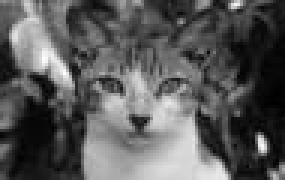
#> input picture CITRA 1.jpg, 95 x 60 px, found by its file name (shown 3 times larger)
$ jupyter execute PCD_Assignment01.ipynb
#> lines starting #> are read from the running program, lines starting #| are printed output that depends on the picture
<a href="https://colab.research.google.com/github/dwiiittt/Tugas-Pengolahan-Citra-Digital/blob/main/PCD_Assignment01.ipynb" target="_parent"></a>

**TUGAS 1 Pengolahan Citra Digital**

1.   Nama  :Dwi Gusna
2.   NIM   :25/567390/PPA/07146

Downsampling Matriks Menggunakan Max, Mean, Median

[cell 1]
import numpy as np
import matplotlib.pyplot as plt

# Matriks awal 4x4
matrix = np.array([
    [3, 7, 8, 2],
    [6, 5, 9, 4],
    [8, 3, 2, 1],
    [0, 9, 3, 2]
])

def downsample_average(mat, block_size=2):
#> called with mat = array of shape (4, 4), block_size = 2
    h, w = mat.shape
    new_h, new_w = h // block_size, w // block_size
    out = np.zeros((new_h, new_w), dtype=int)
    for i in range(new_h):
        for j in range(new_w):
            block = mat[i*block_size:(i+1)*block_size, j*block_size:(j+1)*block_size]
            out[i, j] = int(np.mean(block).round())
    return out

def downsample_median(mat, block_size=2):
#> called with mat = array of shape (4, 4), block_size = 2
    h, w = mat.shape
    new_h, new_w = h // block_size, w // block_size
    out = np.zeros((new_h, new_w), dtype=int)
    for i in range(new_h):
        for j in range(new_w):
            block = mat[i*block_size:(i+1)*block_size, j*block_size:(j+1)*block_size]
            out[i, j] = int(round(np.median(block)))  # dibulatkan
    return out

def downsample_max(mat, block_size=2):
#> called with mat = array of shape (4, 4), block_size = 2
    h, w = mat.shape
    new_h, new_w = h // block_size, w // block_size
    out = np.zeros((new_h, new_w), dtype=int)
    for i in range(new_h):
        for j in range(new_w):
            block = mat[i*block_size:(i+1)*block_size, j*block_size:(j+1)*block_size]
            out[i, j] = int(np.max(block))
    return out

avg_result = downsample_average(matrix)
med_result = downsample_median(matrix)
max_result = downsample_max(matrix)

print("Matrix Asli (4x4):\n", matrix)
print("\nDownsample (Average):\n", avg_result)
print("\nDownsample (Median):\n", med_result)
print("\nDownsample (Max):\n", max_result)

fig, axes = plt.subplots(1, 4, figsize=(12, 4))

datasets = [matrix, avg_result, med_result, max_result]
titles = ["Original (4x4)", "Downsample - Average", "Downsample - Median", "Downsample - Max"]

for ax, data, title in zip(axes, datasets, titles):
    im = ax.imshow(data, cmap="gray", vmin=matrix.min(), vmax=matrix.max())
    ax.set_title(title)
    fig.colorbar(im, ax=ax, fraction=0.046, pad=0.04)
    ax.axis("off")

plt.tight_layout()
plt.show()
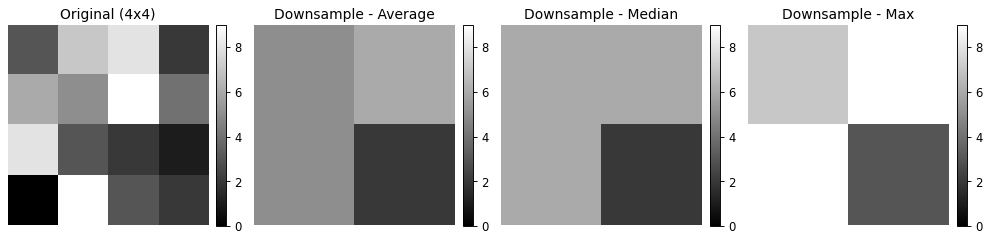
#> figure drawn by matplotlib, 8 panels

Downsampling Gambar Menggunakan Max, Mean, Median

[cell 2]
import numpy as np
import matplotlib.pyplot as plt
from PIL import Image

img = Image.open("/content/sample_data/CITRA 1.jpg").convert("L")
matrix = np.array(img)

print("Ukuran asli gambar:", matrix.shape)
#| Ukuran asli gambar: (60, 95)

def downsample_average(mat, block_size=2):
    h, w = mat.shape
    new_h, new_w = h // block_size, w // block_size
    out = np.zeros((new_h, new_w), dtype=int)
    for i in range(new_h):
        for j in range(new_w):
            block = mat[i*block_size:(i+1)*block_size, j*block_size:(j+1)*block_size]
            out[i, j] = int(np.mean(block).round())
    return out

def downsample_median(mat, block_size=2):
    h, w = mat.shape
    new_h, new_w = h // block_size, w // block_size
    out = np.zeros((new_h, new_w), dtype=int)
    for i in range(new_h):
        for j in range(new_w):
            block = mat[i*block_size:(i+1)*block_size, j*block_size:(j+1)*block_size]
            out[i, j] = int(round(np.median(block)))
    return out

def downsample_max(mat, block_size=2):
    h, w = mat.shape
    new_h, new_w = h // block_size, w // block_size
    out = np.zeros((new_h, new_w), dtype=int)
    for i in range(new_h):
        for j in range(new_w):
            block = mat[i*block_size:(i+1)*block_size, j*block_size:(j+1)*block_size]
            out[i, j] = int(np.max(block))
    return out

avg_result = downsample_average(matrix)
#> after the loop in downsample_average, `for i in range(new_h):`:
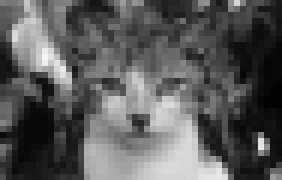
#> out: shape (30, 47) int64 (shown 6 times larger); min 2, max 246, mean 90
med_result = downsample_median(matrix)
max_result = downsample_max(matrix)
#> after the loop in downsample_max, `for i in range(new_h):`:
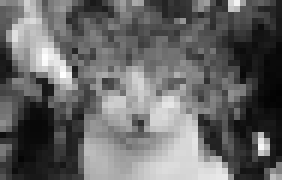
#> out: shape (30, 47) int64 (shown 6 times larger); min 2, max 255, mean 102.6

fig, axes = plt.subplots(1, 4, figsize=(14, 4))

datasets = [matrix, avg_result, med_result, max_result]
titles = ["Original", "Downsample - Average", "Downsample - Median", "Downsample - Max"]

for ax, data, title in zip(axes, datasets, titles):
    ax.imshow(data, cmap="gray", vmin=0, vmax=255)
    ax.set_title(title)
    ax.axis("off")
#> this loop made 4 passes
#> title on passes 1 to 4: 'Original', 'Downsample - Average', 'Downsample - Median', 'Downsample - Max'

plt.tight_layout()
plt.show()
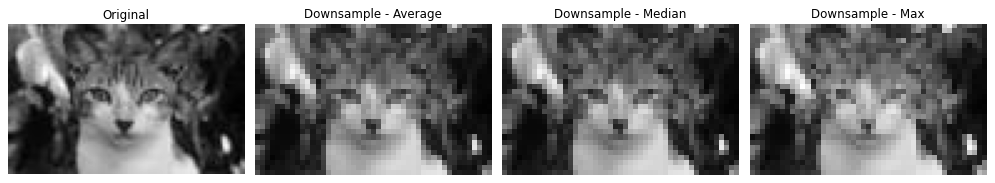
#> figure drawn by matplotlib, 4 panels

Upsampling Matriks Menggunakan Nearest Neighbor

[cell 3]
import numpy as np
import matplotlib.pyplot as plt

# Matriks asli 3x3 (
img = np.array([
    [2, 6, 8],
    [1, 3, 7],
    [4, 5, 9]
])

print("Matriks Asli (3x3):")
print(img)
\

def upsample_min_neighbor(img, new_h, new_w):
    h, w = img.shape
    out = np.zeros((new_h, new_w), dtype=img.dtype)  # matriks hasil

    for i in range(new_h):
        for j in range(new_w):
            src_x = i * (h-1) / (new_h-1)
            src_y = j * (w-1) / (new_w-1)
            x1, x2 = int(np.floor(src_x)), int(np.ceil(src_x))
            y1, y2 = int(np.floor(src_y)), int(np.ceil(src_y))
            neighbors = [
                img[x1, y1],
                img[x1, y2],
                img[x2, y1],
                img[x2, y2]
            ]

            # Pilih nilai terkecil
            out[i, j] = min(neighbors)

    return out


up_img = upsample_min_neighbor(img, 5, 5)

print("\nHasil Upsampling (5x5):")
print(up_img)

plt.figure(figsize=(8,4))

plt.subplot(1,2,1)
plt.title("Asli (3x3)")
plt.imshow(img, cmap='gray', interpolation='nearest')
plt.colorbar()

plt.subplot(1,2,2)
plt.title("Upsampled (5x5) - Min Neighbor")
plt.imshow(up_img, cmap='gray', interpolation='nearest')
plt.colorbar()

plt.show()
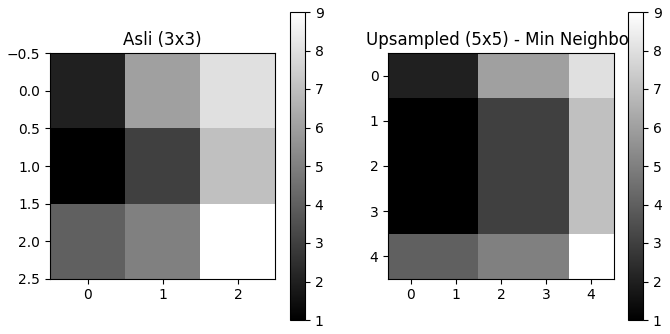
#> figure drawn by matplotlib, 4 panels

Upsampling Gamber menggunakan Nearest Neighbor

[cell 4]
import numpy as np
import matplotlib.pyplot as plt
from PIL import Image


img = Image.open("/content/sample_data/CITRA 1.jpg").convert("L")
img_array = np.array(img)

print("Ukuran gambar asli:", img_array.shape)
#| Ukuran gambar asli: (60, 95)

# Fungsi Upsampling (ambil tetangga terkecil)
def upsample_min_neighbor(img, new_h, new_w):
    h, w = img.shape
    out = np.zeros((new_h, new_w), dtype=img.dtype)

    for i in range(new_h):
        for j in range(new_w):
            src_x = i * (h-1) / (new_h-1)
            src_y = j * (w-1) / (new_w-1)
            x1, x2 = int(np.floor(src_x)), int(np.ceil(src_x))
            y1, y2 = int(np.floor(src_y)), int(np.ceil(src_y))
            neighbors = [img[x1, y1],
                         img[x1, y2],
                         img[x2, y1],
                         img[x2, y2]]
            out[i, j] = min(neighbors)
    return out

new_h, new_w = img_array.shape[0]*2-1, img_array.shape[1]*2-1
#> new_h = 119; new_w = 189
up_img = upsample_min_neighbor(img_array, new_h, new_w)
#> after the loop in upsample_min_neighbor, `for i in range(new_h):`:
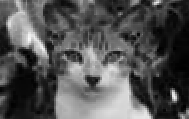
#> out: shape (119, 189); min 0, max 255, mean 83

print("Ukuran gambar hasil:", up_img.shape)
#| Ukuran gambar hasil: (119, 189)

plt.figure(figsize=(10,5))
plt.subplot(1,2,1)
plt.title("Asli")
plt.imshow(img_array, cmap="gray")
plt.axis("off")

plt.subplot(1,2,2)
plt.title("Upsampled (Min Neighbor)")
plt.imshow(up_img, cmap="gray")
plt.axis("off")
plt.show()

Upsampling matriks menggunakan Bilinear

[cell 5]
import numpy as np
import matplotlib.pyplot as plt
import math

# Matriks asli 3x3
img = np.array([
    [2, 6, 8],
    [1, 3, 7],
    [4, 5, 9]
])

print("Matriks Asli (3x3):")
print(img)

def upsample_avg_ceil(img, new_h, new_w):
    h, w = img.shape
    out = np.zeros((new_h, new_w), dtype=int)

    for i in range(new_h):
        for j in range(new_w):
            src_x = i * (h-1) / (new_h-1)
            src_y = j * (w-1) / (new_w-1)

            # indeks tetangga
            x1, x2 = int(np.floor(src_x)), int(np.ceil(src_x))
            y1, y2 = int(np.floor(src_y)), int(np.ceil(src_y))

            if src_x.is_integer() and src_y.is_integer():
                out[i,j] = img[int(src_x), int(src_y)]

            elif src_x.is_integer():
                avg = (img[int(src_x), y1] + img[int(src_x), y2]) / 2
                out[i,j] = math.ceil(avg)

            elif src_y.is_integer():
                avg = (img[x1, int(src_y)] + img[x2, int(src_y)]) / 2
                out[i,j] = math.ceil(avg)

            else:
                avg = (img[x1,y1] + img[x1,y2] + img[x2,y1] + img[x2,y2]) / 4
                out[i,j] = math.ceil(avg)

    return out


up_img = upsample_avg_ceil(img, 5, 5)

print("\nHasil Upsampling (5x5) - Rata-rata Tetangga (dibulatkan ke atas):")
print(up_img)


plt.figure(figsize=(8,4))
plt.subplot(1,2,1)
plt.title("Asli (3x3)")
plt.imshow(img, cmap='gray', interpolation='nearest')
plt.colorbar()

plt.subplot(1,2,2)
plt.title("Upsampled (5x5) - Rata-rata Ceil")
plt.imshow(up_img, cmap='gray', interpolation='nearest')
plt.colorbar()
plt.show()
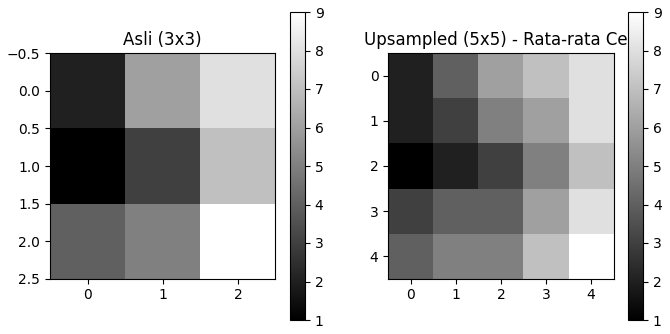
#> figure drawn by matplotlib, 4 panels

Upsampling Gambar Menggunakan Bilinear

[cell 6]
import numpy as np
import matplotlib.pyplot as plt
from PIL import Image
import math


img = Image.open("/content/sample_data/CITRA 1.jpg").convert("L")
img_array = np.array(img, dtype=np.int32)

print("Ukuran gambar asli:", img_array.shape)
#| Ukuran gambar asli: (60, 95)

def upsample_avg_ceil(img, new_h, new_w):
    h, w = img.shape
    out = np.zeros((new_h, new_w), dtype=np.int32)

    for i in range(new_h):
        for j in range(new_w):
            src_x = i * (h-1) / (new_h-1)
            src_y = j * (w-1) / (new_w-1)


            x1, x2 = int(np.floor(src_x)), int(np.ceil(src_x))
            y1, y2 = int(np.floor(src_y)), int(np.ceil(src_y))

            if src_x.is_integer() and src_y.is_integer():
                out[i,j] = img[int(src_x), int(src_y)]

            elif src_x.is_integer():
                avg = (int(img[int(src_x), y1]) + int(img[int(src_x), y2])) / 2
                out[i,j] = math.ceil(avg)

            elif src_y.is_integer():
                avg = (int(img[x1, int(src_y)]) + int(img[x2, int(src_y)])) / 2
                out[i,j] = math.ceil(avg)

            else:
                avg = (int(img[x1,y1]) + int(img[x1,y2]) + int(img[x2,y1]) + int(img[x2,y2])) / 4
                out[i,j] = math.ceil(avg)


    out = np.clip(out, 0, 255).astype(np.uint8)
    return out


scale = 2
new_h, new_w = img_array.shape[0]*scale, img_array.shape[1]*scale
#> new_h = 120; new_w = 190


up_img = upsample_avg_ceil(img_array, new_h, new_w)
#> after the loop in upsample_avg_ceil, `for i in range(new_h):`:
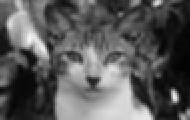
#> out: shape (120, 190) int32; min 2, max 248, mean 89.7

print("Ukuran hasil:", up_img.shape)
#| Ukuran hasil: (120, 190)

plt.figure(figsize=(10,5))
plt.subplot(1,2,1)
plt.title("Asli (Grayscale)")
plt.imshow(img_array, cmap='gray')
plt.axis("off")

plt.subplot(1,2,2)
plt.title("Upsampled (Bilinear)")
plt.imshow(up_img, cmap='gray')
plt.axis("off")
plt.show()

Upsampling Matriks Menggunakan Bicubic

[cell 7]
import numpy as np
import math
import matplotlib.pyplot as plt

# Kernel cubic convolution (Catmull-Rom spline, a=-0.5)
def cubic_weight(t, a=-0.5):
    t = abs(t)
    if t <= 1:
        return (a+2)*t**3 - (a+3)*t**2 + 1
    elif t < 2:
        return a*t**3 - 5*a*t**2 + 8*a*t - 4*a
    return 0

# Fungsi bicubic interpolation
def bicubic_interpolate(img, new_h, new_w):
    h, w = img.shape
    out = np.zeros((new_h, new_w), dtype=float)

    for i in range(new_h):
        for j in range(new_w):
            x = i * (h-1) / (new_h-1)
            y = j * (w-1) / (new_w-1)

            x_int = int(math.floor(x))
            y_int = int(math.floor(y))

            dx = x - x_int
            dy = y - y_int

            val = 0.0
            for m in range(-1, 3):
                for n in range(-1, 3):
                    xm = min(max(x_int+m, 0), h-1)
                    yn = min(max(y_int+n, 0), w-1)

                    wx = cubic_weight(m-dx)
                    wy = cubic_weight(dy-n)
                    val += img[xm, yn] * wx * wy

            out[i,j] = min(max(val, 0), 255)

    return np.round(out).astype(np.uint8)

img = np.array([
    [2, 6, 8],
    [1, 3, 7],
    [4, 5, 9]
], dtype=np.uint8)

up_img = bicubic_interpolate(img, 5, 5)


print("Matriks asli (3x3):")
print(img)
print("\nHasil Upsampling Bicubic (5x5):")
print(up_img)


plt.figure(figsize=(8,4))

plt.subplot(1,2,1)
plt.imshow(img, cmap="gray", vmin=1, vmax=9)
plt.title("Asli (3x3)")
plt.colorbar()

plt.subplot(1,2,2)
plt.imshow(up_img, cmap="gray", vmin=1, vmax=9)
plt.title("Upsampled (5x5) - Bicubic")
plt.colorbar()

plt.show()
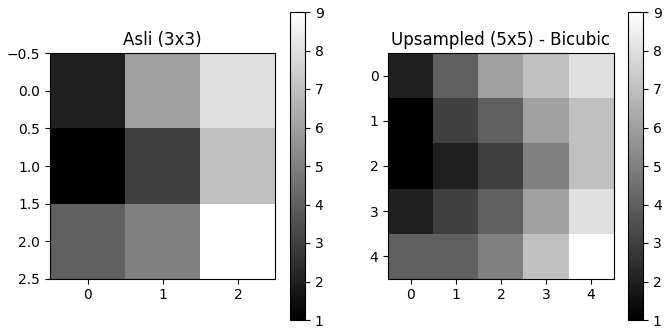
#> figure drawn by matplotlib, 4 panels

Upsampling Gambar Menggunakan Bicubic

[cell 8]
import numpy as np
import math
import matplotlib.pyplot as plt
from PIL import Image

def cubic_weight(t, a=-0.5):
    t = abs(t)
    if t <= 1:
        return (a+2)*t**3 - (a+3)*t**2 + 1
    elif t < 2:
        return a*t**3 - 5*a*t**2 + 8*a*t - 4*a
    return 0


def bicubic_interpolate(img, new_h, new_w):
    h, w = img.shape
    out = np.zeros((new_h, new_w), dtype=float)

    for i in range(new_h):
        for j in range(new_w):
            x = i * (h-1) / (new_h-1)
            y = j * (w-1) / (new_w-1)

            x_int = int(math.floor(x))
            y_int = int(math.floor(y))

            dx = x - x_int
            dy = y - y_int

            val = 0.0
            for m in range(-1, 3):
                for n in range(-1, 3):
                    xm = min(max(x_int+m, 0), h-1)
                    yn = min(max(y_int+n, 0), w-1)

                    wx = cubic_weight(m-dx)
                    wy = cubic_weight(dy-n)
                    val += img[xm, yn] * wx * wy

            out[i,j] = min(max(val, 0), 255)

    return np.round(out).astype(np.uint8)

img = Image.open("/content/sample_data/CITRA 1.jpg").convert("L")
img_array = np.array(img)

print("Ukuran asli:", img_array.shape)
#| Ukuran asli: (60, 95)

scale = 2
new_h, new_w = img_array.shape[0]*scale, img_array.shape[1]*scale
up_img = bicubic_interpolate(img_array, new_h, new_w)
#> after the loop in bicubic_interpolate, `for i in range(new_h):`:
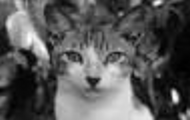
#> out: shape (120, 190) float64; min 0.0592, max 255, mean 89.4

print("Ukuran hasil:", up_img.shape)
#| Ukuran hasil: (120, 190)

plt.figure(figsize=(10,5))
plt.subplot(1,2,1)
plt.imshow(img_array, cmap="gray")
plt.title("Asli (Grayscale)")
plt.axis("off")

plt.subplot(1,2,2)
plt.imshow(up_img, cmap="gray")
plt.title("Upsampled (Bicubic)")
plt.axis("off")

plt.show()
